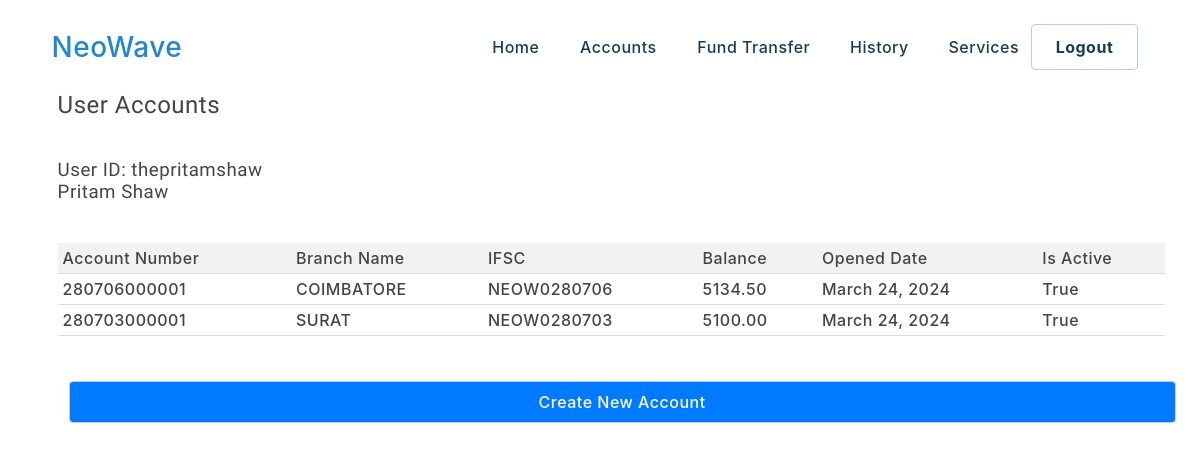
/useraccounts (signed in), run on an earlier commit of the app's database.
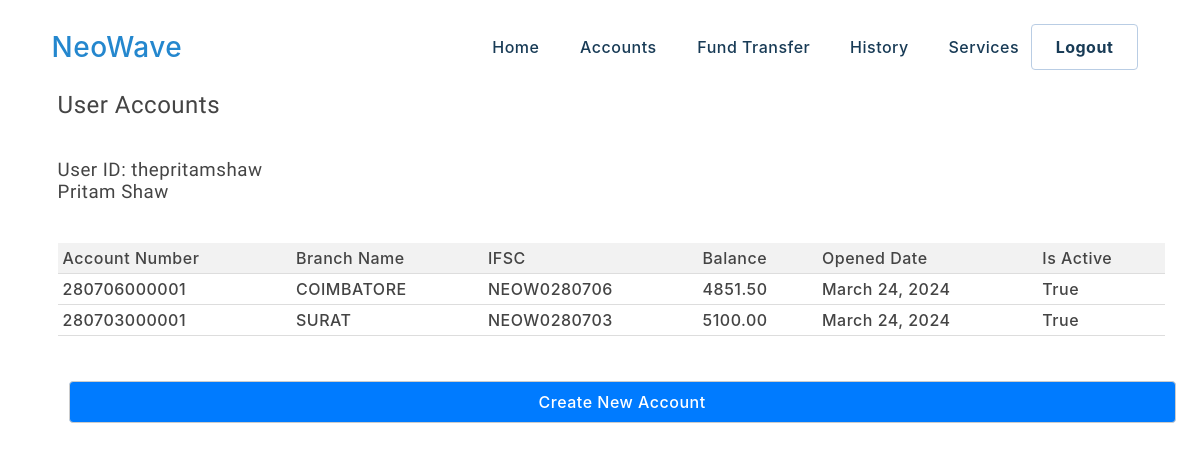
And on a later commit of the database.
### neowave/models.py (models this page shows, shortened)
class Account(models.Model):
	user = models.ForeignKey(User, on_delete=models.CASCADE)
	account_number = models.CharField(max_length=12, unique=True)
	branch_name = models.ForeignKey(Branch, on_delete=models.SET_NULL, null=True)
	ifsc = models.CharField(max_length=11, default='')
	balance = models.DecimalField(max_digits=10, decimal_places=2, default=0)
	opened_date = models.DateField(default=datetime.now)
	is_active = models.BooleanField(default=True)
	account_holder_name = models.CharField(max_length=255, default='')

class Branch(models.Model):
	branch_name = models.CharField(max_length=100)
	address = models.CharField(max_length=255)
	ifsc = models.CharField(max_length=11, unique=True)
	pincode = models.CharField(max_length=6)
	def __str__(self):
		return self.branch_name

### neowave/views.py (the view)
# urls.py: path('useraccounts', views.useraccounts, name= 'useraccounts'),
@login_required
def useraccounts(request):
	accounts = Account.objects.filter(user=request.user)
	branches = Branch.objects.all()
	return render(request, 'useraccounts.html', {'accounts': accounts, 'branches': branches})

### templates/useraccounts.html (shortened to what this page needs)
{% extends 'base.html' %}
	{% block bodycontent %}
	<section>
		<div class="container">
			<div class="content">
				<h1>User Accounts</h1><br><br>
				<h3>User ID: {{ user.username }}</h3>
				<h3>{{ request.user.profile.firstname }} {{ request.user.profile.lastname }}</h3><br><br>
				{% if accounts %}
					<table>
						<thead>
							<tr>
								<th>Account Number</th>
								<th>Branch Name</th>
								<th>IFSC</th>
								<th>Balance</th>
								<th>Opened Date</th>
								<th>Is Active</th>
							</tr>
						</thead>
						<tbody>
							{% for account in accounts %}
								<tr>
									<td>{{ account.account_number }}</td>
									<td>{{ account.branch_name }}</td>
									<td>{{ account.ifsc }}</td>
									<td>{{ account.balance }}</td>
									<td>{{ account.opened_date }}</td>
									<td>{{ account.is_active }}</td>
								</tr>
							{% endfor %}
						</tbody>
					</table>
				{% else %}
					<p>No accounts found.</p>
				{% endif %}
				<br><br>
				<a href="createaccount"><button>Create New Account</button></a>
			</div>
		</div>
	</section>
	{% endblock%}

What changed in the data, as far as the page shows it:
changed Account "NEOW0280706": balance "5134.50" → "4851.50"
